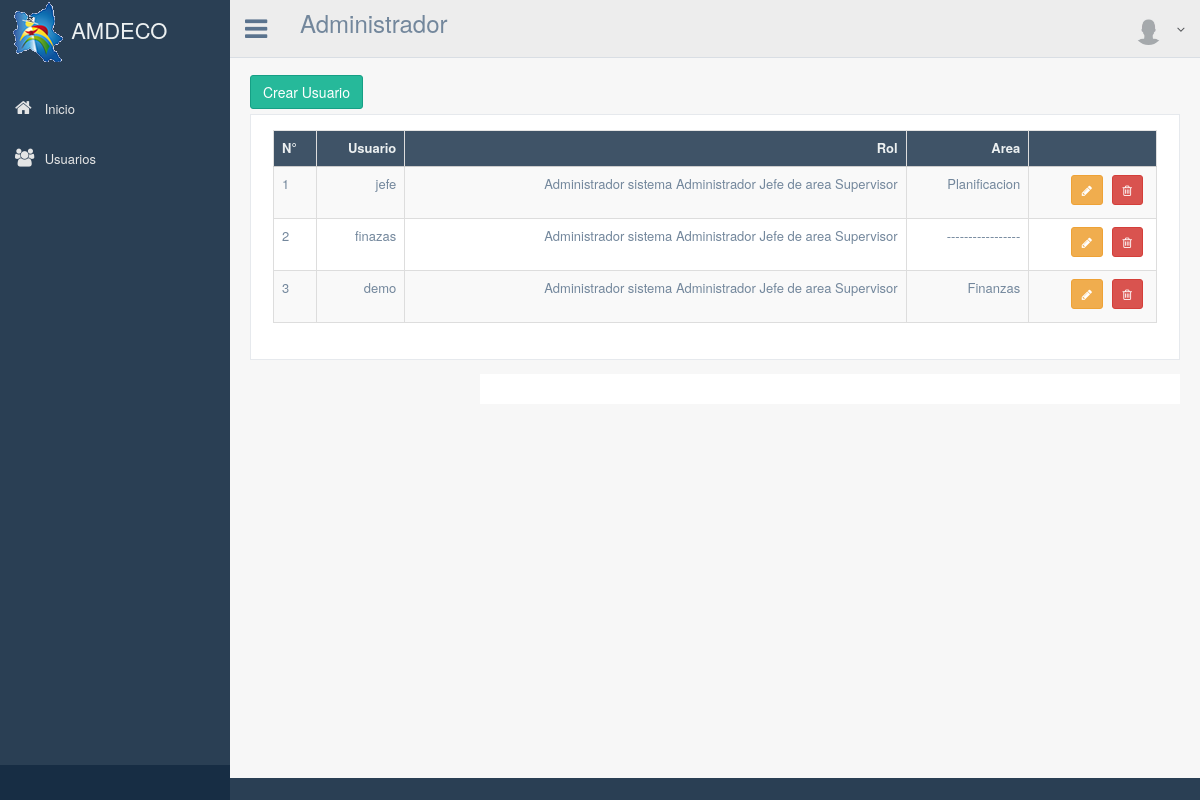
Before: /lista_usuarios/ with the older database file.
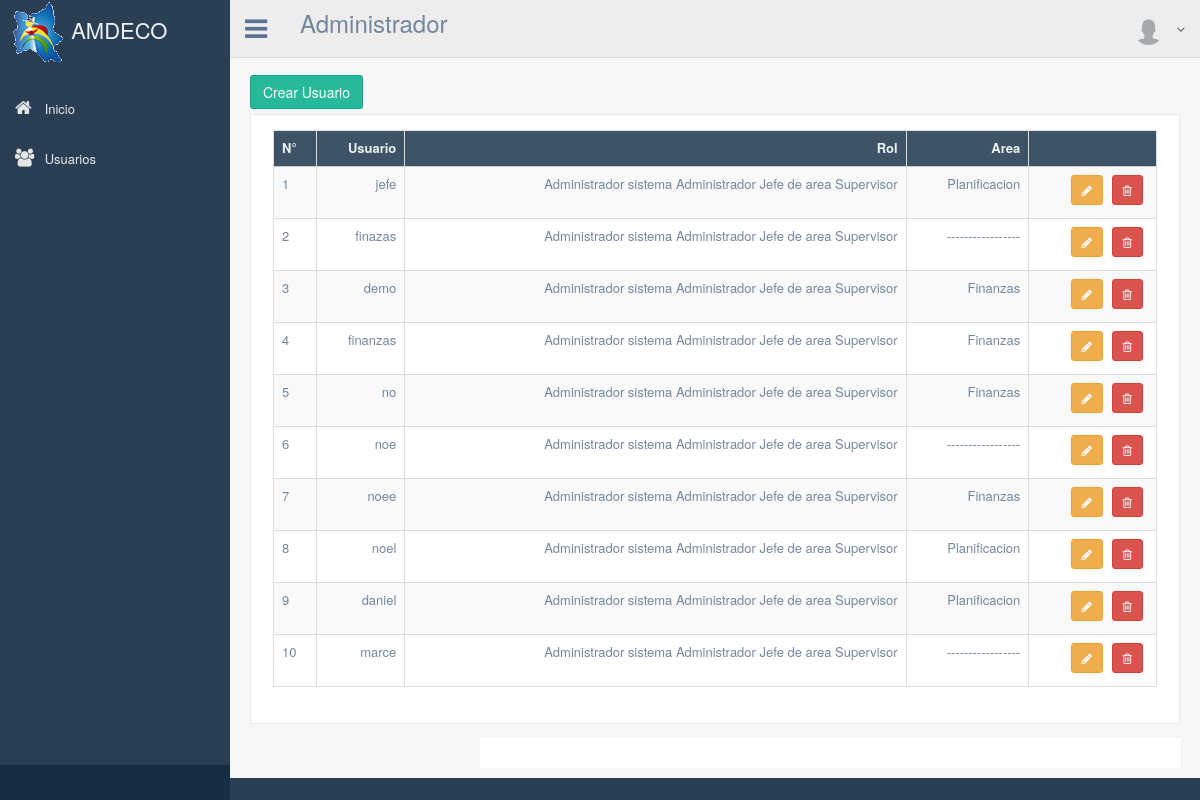
After: the same page with the newer database file.
### apps/users/models.py (models this page shows, shortened)
class User(AbstractBaseUser, PermissionsMixin):
    username = models.CharField(max_length=100, unique=True)
    email = models.EmailField()
    nombre = models.CharField(max_length=200)
    p_apellido = models.CharField(max_length=100)
    s_apellido = models.CharField(max_length=100)
    direccion = models.CharField(max_length=100)
    telefono = models.IntegerField(null=True, blank=True)
    area = models.CharField(max_length=100)
    objects = UserManager()
    is_active = models.BooleanField(default=True)
    is_staff = models.BooleanField(default=False)
    USERNAME_FIELD = 'username'
    REQUIRED_FIELDS = ['email']

### apps/inicio/views.py (the view)
# urls.py: url(r'^lista_usuarios/$', 'apps.inicio.views.ListaUsuarios', name='lista_usuarios'),
def ListaUsuarios(request):
    users = User.objects.filter(is_staff=False)
    variables = RequestContext(request, {'usuarios': users})
    return render_to_response('inicio/listado_usuarios.html', variables)

### templates/inicio/listado_usuarios.html (shortened to what this page needs)
{% extends "base.html" %}
{% block contenido %}
{% load permission_tags %}
        <div class="right_col" role="main">
          <div class="">
            <div class="page-title">
            </div>
            <div class="row">
              <div class="col-md-12 col-sm-12 col-xs-12">
              <a href="/user_create" class="btn btn-success">Crear Usuario</a>
                <div class="x_panel">
                  <div class="x_content">
                    <div class="table-responsive">
                      <table id="" class="table table-striped table-bordered jambo_table mediaTable" cellspacing="0" width="100%">
                        <thead>
                          <tr>
                            <th class="essential persist">N°</th>
                            <th class="oculto">Usuario</th>
                            <th>Rol</th>
                            <th>Area</th>
                            <th class="essential persist"></th>
                          </tr>
                        </thead>
                        <tbody>
                          {% for u in usuarios %}
                              <tr>
                                <td>{{forloop.counter}}</td>
                                <td>{{ u.username}}</td>
                                <td>
                                  {% if u|has_role:'admin_sistema' %}
                                    Administrador sistema
                                  {% endif %}
                                  {% if u|has_role:'admin' %}
                                    Administrador
                                  {% endif %}
                                  {% if u|has_role:'jefe_area' %}
                                    Jefe de area
                                  {% endif %}
                                  {% if u|has_role:'supervisor' %}
                                    Supervisor
                                  {% endif %}
                                </td>
                                <td>
                                  {% if u.area %}
                                    {{u.area}}
                                  {% else %}
                                    -----------------
                                  {% endif %}
                                </td>
                                <td>
                                  <a href="/editar_user/{{u.pk}}" class="btn btn-warning btn-sm" data-toggle="tooltip" data-original-title="Editar" ><i class="fa fa-pencil"></i></a>
                                  <a  class="btn btn-danger btn-sm" data-toggle="modal" data-original-title="Eliminar"  data-target=".modal-{{ u.pk}}"><i class="fa fa-trash-o"></i> </a>
                                </td>
                              </tr>
                          {% endfor %}
                        </tbody>
                      </table>
                    </div>
                  </div>
              </div>
            </div>
          </div>
        </div>
{% endblock %}

Changed rows visible on the page:
added User: username "finanzas", area "Finanzas"
added User: username "no", area "Finanzas"
added User: username "noe"
added User: username "noee", area "Finanzas"
added User: username "noel", area "Planificacion"
added User: username "daniel", area "Planificacion"
added User: username "marce"
